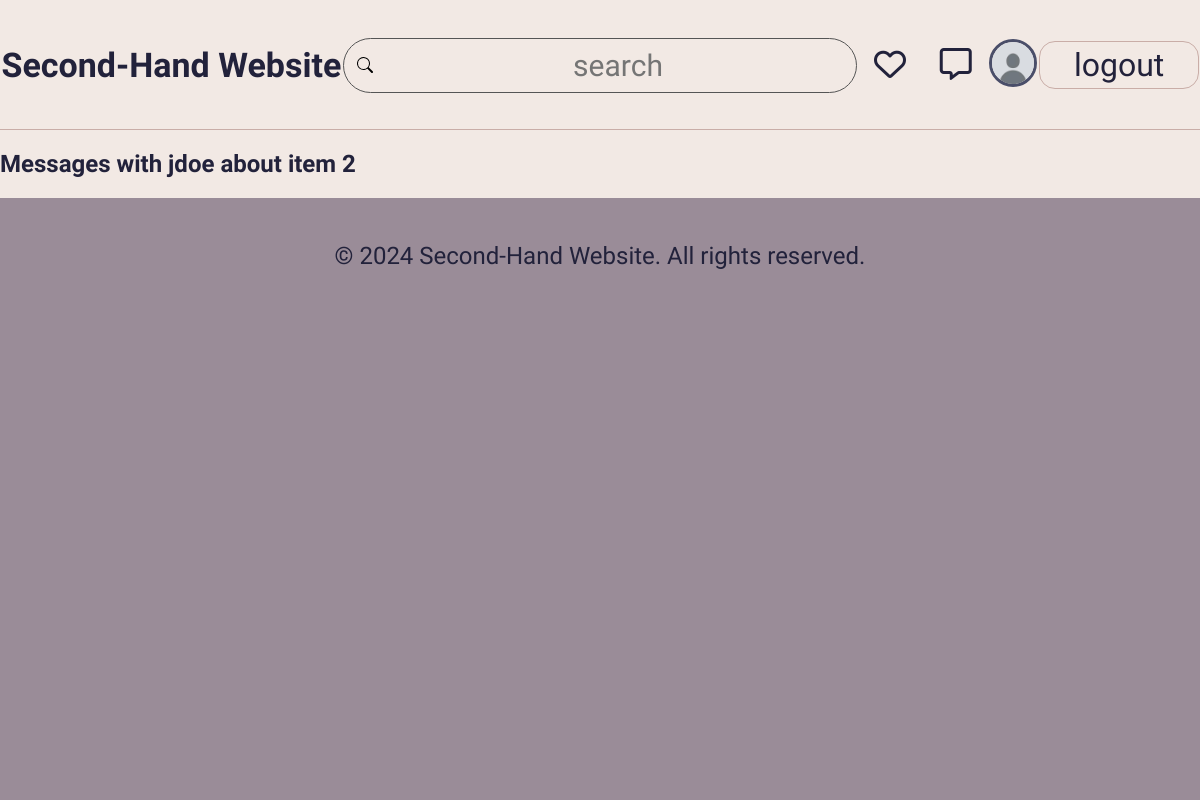
The page /messages.php?user=jdoe&item=2 (signed in) on the database as committed earlier.
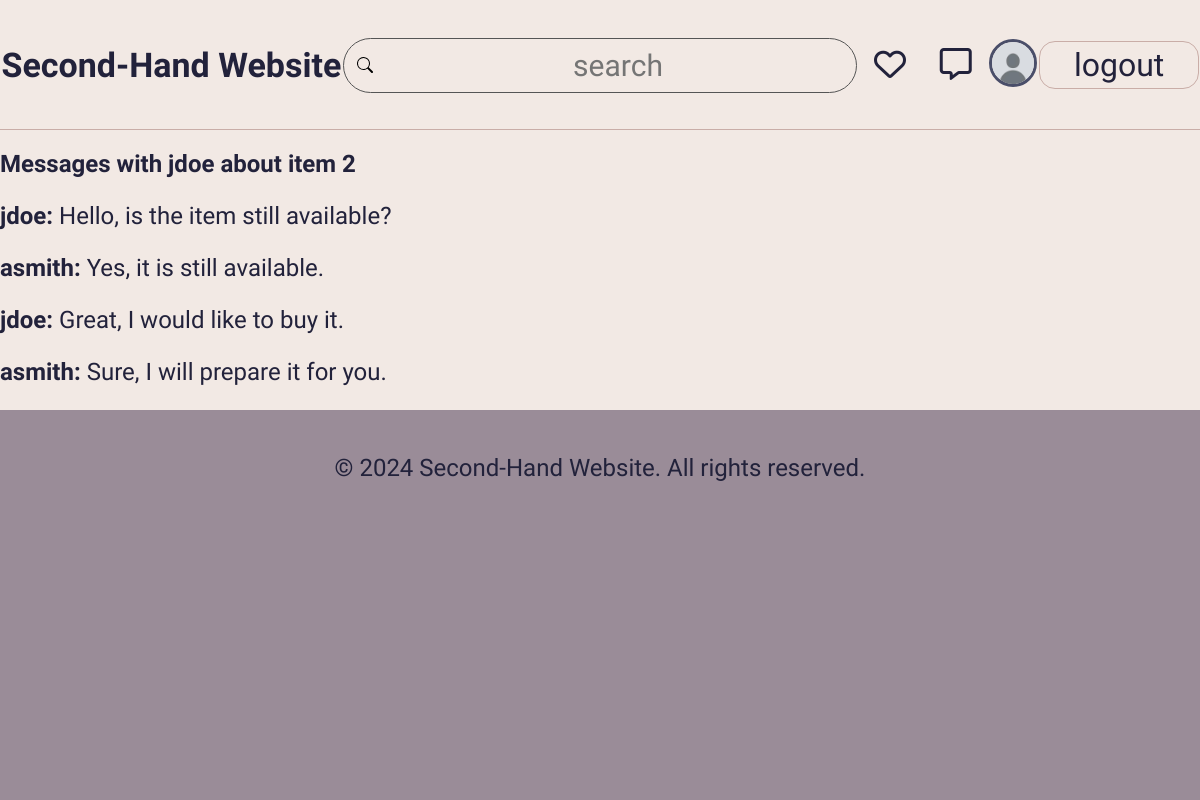
The same page on the database as committed later.
### tables this page shows
CREATE TABLE messages (
  id INTEGER PRIMARY KEY,
  sender VARCHAR NOT NULL REFERENCES users,
  receiver VARCHAR NOT NULL REFERENCES users,
  item_id INTEGER NOT NULL REFERENCES items,
  message_text VARCHAR NOT NULL,
  price FLOAT CHECK (price >= 0),  
  timestamp INTEGER NOT NULL
);

### database/messages.php (called while the page is built, shortened)
<?php
    function getMessages($db, $username1, $username2, $itemId) {
        $query = $db->prepare("
            SELECT * FROM messages
            WHERE ((sender = :username1 AND receiver = :username2) OR (sender = :username2 AND receiver = :username1))
            AND item_id = :itemId
            ORDER BY timestamp ASC
        ");
        $query->execute(['username1' => $username1, 'username2' => $username2, 'itemId' => $itemId]);
        $messages = $query->fetchAll(PDO::FETCH_ASSOC);
        return $messages;
    }

### messages.php (the view, shortened to what this page needs)
<?php
    require_once('templates/common.php');
    require_once('database/connection.php');
    require_once('database/messages.php');
    $db = getDatabaseConnection();
    $username = $_SESSION['username'];
    $otherUser = $_GET['user'];
    $itemId = $_GET['item'];
    $messages = getMessages($db, $username, $otherUser, $itemId);
    output_header();
?>
<div class='messages'>
    <h2>Messages with <?= $otherUser ?> about item <?= $itemId ?></h2>
    <?php foreach($messages as $message){
        $class = $message['sender'] === $username ? 'user' : 'other_user';
    ?>
        <p class="<?= $class ?>"><strong><?= $message['sender'] ?>:</strong> <?= $message['message_text'] ?></p>
    <?php }?>
</div>
<?php output_footer(); ?>

### templates/common.php (shortened to what this page needs)
<?php function output_header(){ ?>
    <!DOCTYPE html>
<html lang="en-US">
<head>
    <link href="css/style.css" rel="stylesheet">
    <link href="css/layout.css" rel="stylesheet">
</head>
<body>
    <header>
        <h1><a href="index.php">Second-Hand Website</a></h1>
        <form id="searchbar">
            <input type="text" placeholder="Search">
        </form>
        <div class="logreg">
            <?php if (isset($_SESSION['username'])) { ?>
                <a href="wishlist.php"><div class="wishlist">
                    <i class="fa-regular fa-heart" onmouseover="this.className='fa-solid fa-heart';" onmouseout="this.className='fa-regular fa-heart';"></i>
                </div></a>
                <a href="conversations.php"><div class="chat">
                    <i class="fa-regular fa-message" onmouseover="this.className='fa-solid fa-message';" onmouseout="this.className='fa-regular fa-message';"></i>
                </div></a>
                <a href="profile.php"><img id='userpic' src="<?=$_SESSION['picture']?>"/></a>
                <a href="action_logout.php"><button type="button" class="logout">Logout</button></a>
            <?php } else { ?>
                <button type="button" id="register">Register</button>
                <button type="button" id="login">Login</button>
            <?php } ?>
        </div>
    </header>
 <?php } ?>
 <?php function output_footer(){ ?>
    <footer>
        <p>&copy; 2024 Second-Hand Website. All rights reserved.</p>
    </footer>
    </body>
    </html>
  <?php } ?>

### css/style.css (style rules this page uses)
body { background-color: #F2E9E4; padding: 0; margin: 0; color: #22223B; }
header { border-bottom: 1px solid #C9ADA7; padding: 20px; text-decoration: none; }
header a { text-decoration: none; color: #22223B; }
.wishlist, .chat, [id^="wish"] { font-size: 2rem; padding: 0.5em; }
#register, .logout { width: 10rem; height: 3rem; flex-shrink: 2; border-radius: 1rem; background: transparent ; border: 1.5px solid #C9ADA7; color: #22223B; text-align: center; font-family: "Hanken Grotesk"; font-size: 2rem; font-style: normal; font-weight: 200; line-height: normal; text-transform: lowercase; transition: background 0.25s ease; }
body > header > #searchbar { color: #555; padding: 0; border: none; border-radius: 2em; }
body > header > #searchbar > input[type=text] { width: 100%; border: 1px solid #555; display: block; padding: 9px 4px 9px 40px; font-size: 25px; text-align: center; color: inherit; border-radius: 2em; outline: none; }
footer { background-color: #9A8C98; text-align: center; padding: 20px; }
* { font-family: 'Hanken Grotesk', sans-serif; }
p { font-size: 24px; font-style: normal; font-weight: 200; line-height: normal; }
header h1 { font-size: 34px; font-style: normal; font-weight: 900; line-height: normal; }
body > header > #searchbar > input[type=text] { color: #22223B; text-align: center; font-size: 30px; font-style: normal; font-weight: 100; line-height: normal; text-transform: lowercase; }
header #userpic { border-style: solid; border-color: #4A4E69; border-radius: 50%; object-fit: cover; height: 3rem; width: 3rem; }

### css/layout.css (style rules this page uses)
html, body { min-height: 100vh; }
body { display: grid; grid-template-rows: auto auto 1fr auto; }
header { height: 130px; padding: 0; display: grid; grid-template-columns: 1fr 1.5fr 1fr; grid-template-rows: 130px 0; align-items: center; }
* { box-sizing: border-box; }
.logreg { display: flex; justify-content: space-around; align-items: center; grid-column: 3/3; }
body > header > #searchbar { display: flex; margin: auto; width: 100%; }
body > header > h1 > a { display: flex; text-align: center; justify-content: space-around; align-items: center; }

Rows that differ between the two databases and show on the page:
added messages: sender "jdoe", message_text "Hello, is the item still available?"
added messages: sender "asmith", message_text "Yes, it is still available."
added messages: sender "jdoe", message_text "Great, I would like to buy it."
added messages: sender "asmith", message_text "Sure, I will prepare it for you."
